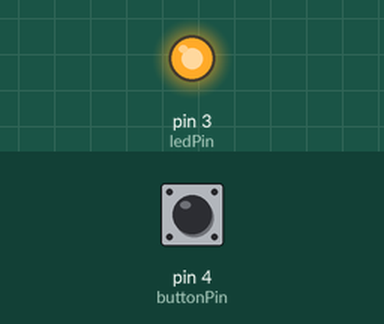
Recording of a sketch running on a simulated Arduino Uno, built with avr-gcc and run on an emulated ATmega328P. Parts: output pins drawn as LEDs (lit = HIGH). Inputs (shaded band) come from the test bench; at power-on: pin 4 (buttonPin) LOW.

Above: at 1.2 s.
1.3 s: pin 4 (buttonPin) pulled HIGH for 0.15 s
At 1.37 s:
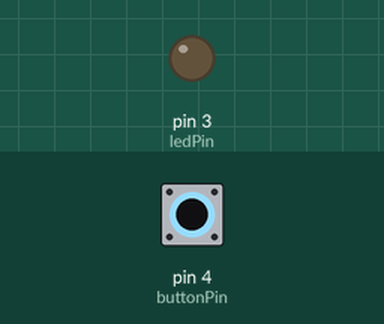
2.9 s: pin 4 (buttonPin) pulled HIGH for 3.2 s
At 6.6 s:
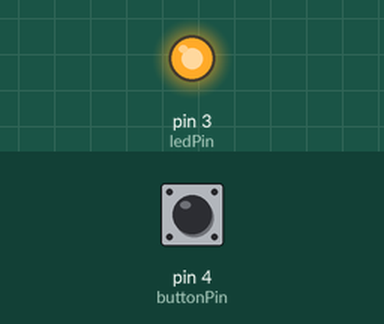
Timing chart, 0 to 8.1 s (numbered marks = the images above; inputs shaded):
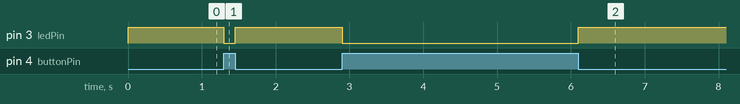

Measured:
- after the input at 1.3 s, pin 3 (ledPin): HIGH → LOW at once, → HIGH 0.15 s later
- after the input at 2.9 s, pin 3 (ledPin): HIGH → LOW at once, → HIGH 3.2 s later

The sketch:

1-1.ino
```cpp
const int buttonPin = 4;
const int ledPin = 3;
bool buttonState = 0;

void setup(){
  pinMode(buttonPin,INPUT);
  pinMode(ledPin,OUTPUT);
}

void loop(){
  buttonState = digitalRead(buttonPin);

  if(buttonState == HIGH){
    digitalWrite(ledPin, LOW);
  }
  if(buttonState == LOW){
    digitalWrite(ledPin ,HIGH);
  }
}
```
